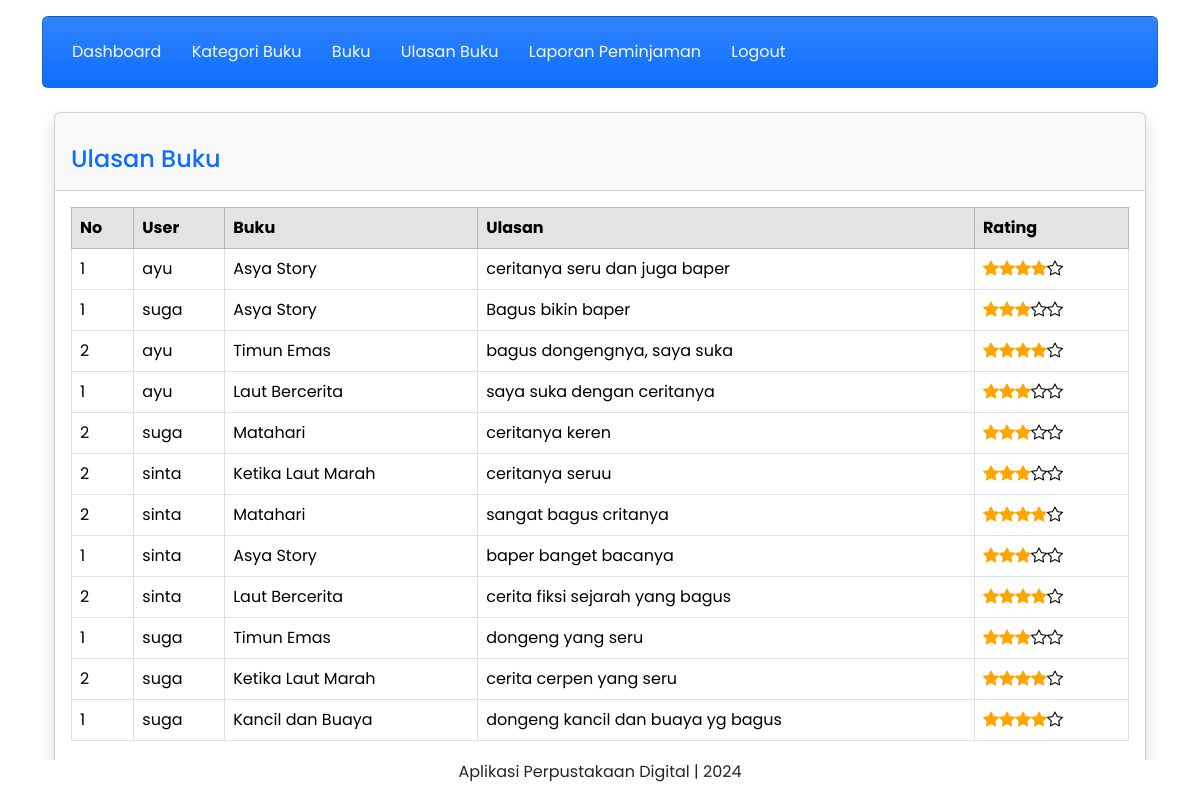
Before: /petugas/koleksi-ulasan.php with the older database file.
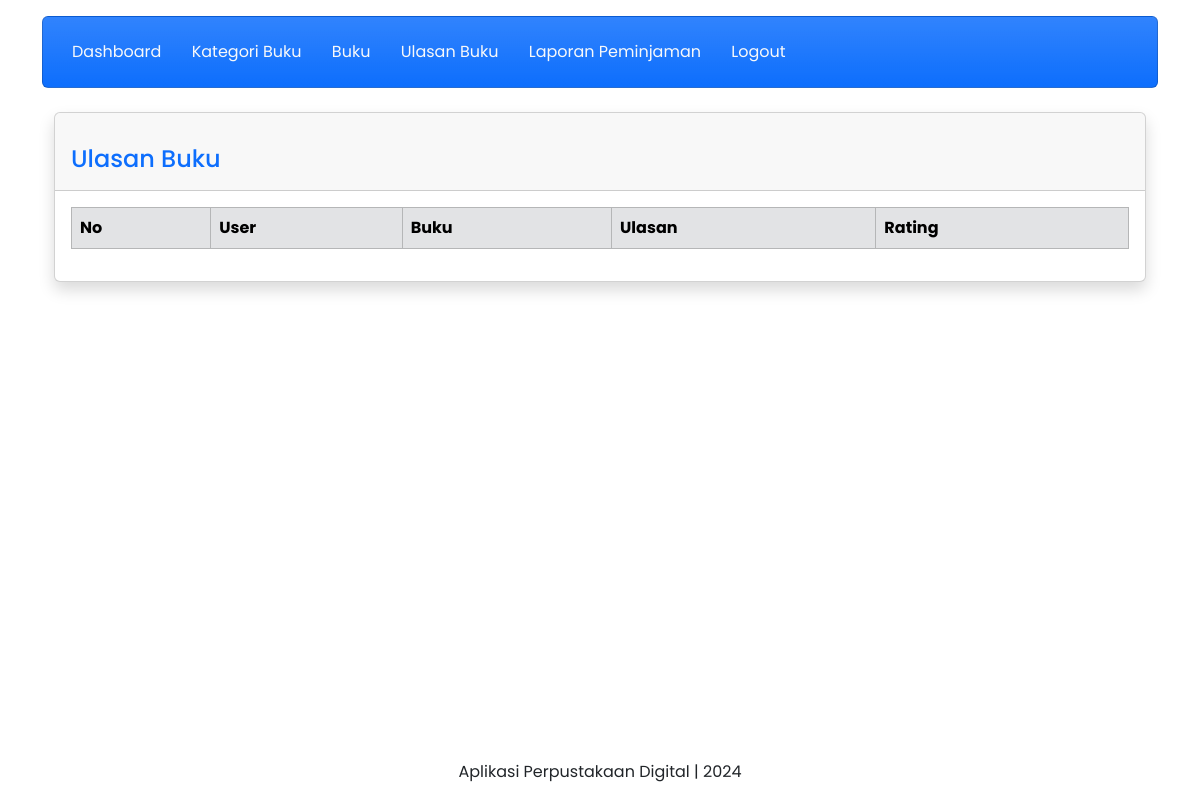
After: the same page with the newer database file.
### tables this page shows
CREATE TABLE `ulasanbuku` (
  `id_ulasan` int(11) NOT NULL,
  `id_user` int(11) NOT NULL,
  `id_buku` int(11) NOT NULL,
  `ulasan` text NOT NULL,
  `rating` int(11) NOT NULL
);

CREATE TABLE `user` (
  `id_user` int(11) NOT NULL,
  `username` varchar(255) NOT NULL,
  `password` varchar(255) NOT NULL,
  `email` varchar(255) NOT NULL,
  `nama_lengkap` varchar(255) NOT NULL,
  `alamat` text NOT NULL,
  `level` enum('admin','petugas','peminjam') NOT NULL
);

CREATE TABLE `buku` (
  `id_buku` int(11) NOT NULL,
  `id_kategori` int(11) NOT NULL,
  `judul` varchar(255) NOT NULL,
  `image` varchar(255) DEFAULT 'default.jpeg',
  `penulis` varchar(255) NOT NULL,
  `penerbit` varchar(255) NOT NULL,
  `tahun_terbit` int(11) NOT NULL,
  `deskripsi` longtext NOT NULL
);

### petugas/koleksi-ulasan.php (the view, shortened to what this page needs)
<!doctype html>
<html lang="en">
<head>
    <link href="https://cdn.jsdelivr.net/npm/bootstrap@5.3.2/dist/css/bootstrap.min.css" rel="stylesheet"
>
    <link rel="stylesheet" href="https://cdn.jsdelivr.net/npm/bootstrap-icons@1.11.3/font/bootstrap-icons.min.css">
    <link rel="stylesheet" href="bootstrap/css/bootstrap.min.css">
</head>
<body>
    <div class="container">
        <div class="content mt-3">
            <div class="card bg-primary bg-gradient">
                <div class="card-body">
                    <a href="index.php" class="btn text-light">Dashboard</a>
                    <a href="kategori-buku.php" class="btn text-light">Kategori Buku</a>
                    <a href="buku.php" class="btn text-light">Buku</a>
                    <a href="koleksi-ulasan.php" class="btn text-light">Ulasan Buku</a>
                    <a href="generate.php" class="btn text-light">Laporan Peminjaman</a>
                    <a href="../logout.php" class="btn text-light">Logout</a>
                </div>
            </div>
        </div>
        <div class="container-fluid">
            <br>
            <div class="card shadow mb-4">
                <div class="card-header py-3">
                    <h4 class="m-0 font-weight-bold text-primary mt-3">Ulasan Buku</h4>
                </div>
                <div class="card-body">
                    <div class="table-responsive">
                        <table class="table table-bordered" id="datatable" width="100%" cellspacing="0">
                            <thead>
                                <thead class="table table-secondary">
                                    <tr>
                                        <th>No</th>
                                        <th>User</th>
                                        <th>Buku</th>
                                        <th>Ulasan</th>
                                        <th>Rating</th>
                                    </tr>
                                </thead>
                            <tbody>
                                <?php
                                $i = 1;
                                include '../koneksi.php';
                                $query = mysqli_query($koneksi, "SELECT * FROM ulasanbuku, user, buku
                                            WHERE ulasanbuku.id_user=user.id_user
                                            AND ulasanbuku.id_buku=buku.id_buku
                                            ORDER BY id_ulasan ASC");
                                while ($data = mysqli_fetch_array($query)) {
                                    $rating = $data['rating'];
                                    $filledStars = $rating;
                                    $emptyStars = 5 - $rating;
                                ?>
                                <tr>
                                    <td><?php echo $i++; ?></td>
                                    <td><?php echo $data['username']; ?></td>
                                    <td><?php echo $data['judul']; ?></td>
                                    <td><?php echo $data['ulasan']; ?></td>
                                    <td>
                                        <?php
                                            for ($i = 0; $i < $filledStars; $i++) {
                                                echo '<i class="bi bi-star-fill"></i>';
                                            }
                                            for ($i = 0; $i < $emptyStars; $i++) {
                                                echo '<i class="bi bi-star"></i>';
                                            }
                                            ?>
                                    </td>
                                </tr>
                                <?php
                                }
                                ?>
                            </tbody>
                        </table>
                    </div>
                </div>
            </div>
        </div>
        <div class="content mt-3 fixed-bottom bg-white">
            <p class="text-center"> Aplikasi Perpustakaan Digital | 2024 </p>
        </div>
</body>
</html>

Changed rows visible on the page:
removed ulasanbuku: id_user.username "ayu", id_buku.judul "Asya Story", ulasan "ceritanya seru dan juga baper", rating 4 (drawn)
removed ulasanbuku: id_user.username "suga", id_buku.judul "Asya Story", ulasan "Bagus bikin baper", rating 3 (drawn)
removed ulasanbuku: id_user.username "ayu", id_buku.judul "Timun Emas", ulasan "bagus dongengnya, saya suka", rating 4 (drawn)
removed ulasanbuku: id_user.username "ayu", id_buku.judul "Laut Bercerita", ulasan "saya suka dengan ceritanya", rating 3 (drawn)
removed ulasanbuku: id_user.username "suga", id_buku.judul "Matahari", ulasan "ceritanya keren", rating 3 (drawn)
removed ulasanbuku: id_user.username "sinta", id_buku.judul "Ketika Laut Marah", ulasan "ceritanya seruu", rating 3 (drawn)
removed ulasanbuku: id_user.username "sinta", id_buku.judul "Matahari", ulasan "sangat bagus critanya", rating 4 (drawn)
removed ulasanbuku: id_user.username "sinta", id_buku.judul "Asya Story", ulasan "baper banget bacanya", rating 3 (drawn)
removed ulasanbuku: id_user.username "sinta", id_buku.judul "Laut Bercerita", ulasan "cerita fiksi sejarah yang bagus", rating 4 (drawn)
removed ulasanbuku: id_user.username "suga", id_buku.judul "Timun Emas", ulasan "dongeng yang seru", rating 3 (drawn)
removed ulasanbuku: id_user.username "suga", id_buku.judul "Ketika Laut Marah", ulasan "cerita cerpen yang seru", rating 4 (drawn)
removed ulasanbuku: id_user.username "suga", id_buku.judul "Kancil dan Buaya", ulasan "dongeng kancil dan buaya yg bagus", rating 4 (drawn)
